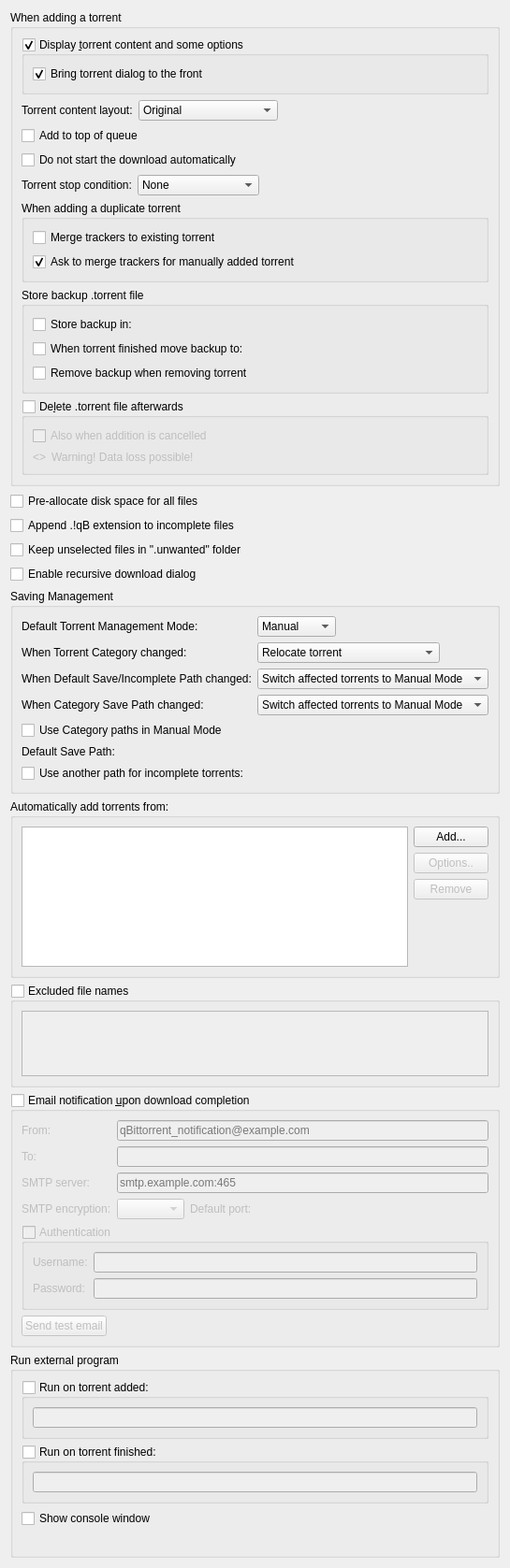
          <widget class="QWidget" name="scrollAreaWidgetContents_2">
           <property name="geometry">
            <rect>
             <x>0</x>
             <y>0</y>
             <width>539</width>
             <height>1457</height>
            </rect>
           </property>
           <layout class="QVBoxLayout" name="verticalLayout">
            <item>
             <widget class="QGroupBox" name="torrentAdditionBox">
              <property name="title">
               <string>When adding a torrent</string>
              </property>
              <layout class="QVBoxLayout" name="torrentAdditionBoxLayout">
               <item>
                <widget class="QGroupBox" name="checkAdditionDialog">
                 <property name="title">
                  <string>Display &amp;torrent content and some options</string>
                 </property>
                 <property name="checkable">
                  <bool>true</bool>
                 </property>
                 <layout class="QVBoxLayout" name="verticalLayout_18">
                  <item>
                   <widget class="QCheckBox" name="checkAdditionDialogFront">
                    <property name="text">
                     <string>Bring torrent dialog to the front</string>
                    </property>
                    <property name="checked">
                     <bool>true</bool>
                    </property>
                   </widget>
                  </item>
                 </layout>
                </widget>
               </item>
               <item>
                <layout class="QHBoxLayout" name="horizontalLayout_19">
                 <item>
                  <widget class="QLabel" name="contentLayoutLabel">
                   <property name="text">
                    <string>Torrent content layout:</string>
                   </property>
                  </widget>
                 </item>
                 <item>
                  <widget class="QComboBox" name="contentLayoutComboBox">
                   <property name="currentIndex">
                    <number>0</number>
                   </property>
                   <item>
                    <property name="text">
                     <string>Original</string>
                    </property>
                   </item>
                   <item>
                    <property name="text">
                     <string>Create subfolder</string>
                    </property>
                   </item>
                   <item>
                    <property name="text">
                     <string>Don't create subfolder</string>
                    </property>
                   </item>
                  </widget>
                 </item>
                 <item>
                  <spacer name="horizontalSpacer_20">
                   <property name="orientation">
                    <enum>Qt::Orientation::Horizontal</enum>
                   </property>
                   <property name="sizeHint" stdset="0">
                    <size>
                     <width>40</width>
                     <height>20</height>
                    </size>
                   </property>
                  </spacer>
                 </item>
                </layout>
               </item>
               <item>
                <widget class="QCheckBox" name="checkAddToQueueTop">
                 <property name="toolTip">
                  <string>The torrent will be added to the top of the download queue</string>
                 </property>
                 <property name="text">
                  <string extracomment="The torrent will be added to the top of the download queue">Add to top of queue</string>
                 </property>
                </widget>
               </item>
               <item>
                <widget class="QCheckBox" name="checkAddStopped">
                 <property name="toolTip">
                  <string>The torrent will be added to download list in a stopped state</string>
                 </property>
                 <property name="text">
                  <string extracomment="The torrent will be added to download list in a stopped state">Do not start the download automatically</string>
                 </property>
                </widget>
               </item>
               <item>
                <layout class="QHBoxLayout" name="stopConditionLayout">
                 <item>
                  <widget class="QLabel" name="stopConditionLabel">
                   <property name="text">
                    <string>Torrent stop condition:</string>
                   </property>
                  </widget>
                 </item>
                 <item>
                  <widget class="QComboBox" name="stopConditionComboBox">
                   <property name="currentIndex">
                    <number>0</number>
                   </property>
                   <item>
                    <property name="text">
                     <string>None</string>
                    </property>
                   </item>
                   <item>
                    <property name="text">
                     <string>Metadata received</string>
                    </property>
                   </item>
                   <item>
                    <property name="text">
                     <string>Files checked</string>
                    </property>
                   </item>
                  </widget>
                 </item>
                 <item>
                  <spacer name="stopConditionSpacer">
                   <property name="orientation">
                    <enum>Qt::Orientation::Horizontal</enum>
                   </property>
                   <property name="sizeHint" stdset="0">
                    <size>
                     <width>40</width>
                     <height>20</height>
                    </size>
                   </property>
                  </spacer>
                 </item>
                </layout>
               </item>
               <item>
                <widget class="QGroupBox" name="duplicateTorrentGroup">
                 <property name="title">
                  <string>When adding a duplicate torrent</string>
                 </property>
                 <layout class="QVBoxLayout" name="duplicateTorrentBoxLayout">
                  <item>
                   <widget class="QCheckBox" name="checkMergeTrackers">
                    <property name="text">
                     <string>Merge trackers to existing torrent</string>
                    </property>
                    <property name="checked">
                     <bool>false</bool>
                    </property>
                   </widget>
                  </item>
                  <item>
                   <widget class="QCheckBox" name="checkConfirmMergeTrackers">
                    <property name="text">
                     <string>Ask to merge trackers for manually added torrent</string>
                    </property>
                    <property name="checked">
                     <bool>true</bool>
                    </property>
                   </widget>
                  </item>
                 </layout>
                </widget>
               </item>
               <item>
                <widget class="QGroupBox" name="backupTorrentFileGroupBox">
                 <property name="title">
                  <string>Store backup .torrent file</string>
                 </property>
                 <layout class="QGridLayout" name="backupTorrentFileLayout">
                  <item row="0" column="0">
                   <widget class="QCheckBox" name="backupDirCheckBox">
                    <property name="text">
                     <string>Store backup in:</string>
                    </property>
                   </widget>
                  </item>
                  <item row="0" column="1">
                   <widget class="FileSystemPathLineEdit" name="backupDirPathEdit" native="true"/>
                  </item>
                  <item row="1" column="0">
                   <widget class="QCheckBox" name="finishedBackupDirCheckBox">
                    <property name="text">
                     <string>When torrent finished move backup to:</string>
                    </property>
                   </widget>
                  </item>
                  <item row="1" column="1">
                   <widget class="FileSystemPathLineEdit" name="finishedBackupDirPathEdit" native="true"/>
                  </item>
                  <item row="2" column="0" colspan="2">
                   <widget class="QCheckBox" name="removeBackupTorrentFileCheckBox">
                    <property name="text">
                     <string>Remove backup when removing torrent</string>
                    </property>
                   </widget>
                  </item>
                 </layout>
                </widget>
               </item>
               <item>
                <widget class="QGroupBox" name="deleteTorrentBox">
                 <property name="toolTip">
                  <string>Whether the .torrent file should be deleted after adding it</string>
                 </property>
                 <property name="title">
                  <string>De&amp;lete .torrent file afterwards </string>
                 </property>
                 <property name="checkable">
                  <bool>true</bool>
                 </property>
                 <property name="checked">
                  <bool>false</bool>
                 </property>
                 <layout class="QVBoxLayout" name="deleteTorrentBoxLayout">
                  <item>
                   <widget class="QCheckBox" name="deleteCancelledTorrentBox">
                    <property name="toolTip">
                     <string>Also delete .torrent files whose addition was cancelled</string>
                    </property>
                    <property name="text">
                     <string>Also when addition is cancelled</string>
                    </property>
                   </widget>
                  </item>
                  <item>
                   <layout class="QHBoxLayout" name="deleteTorrentWarningLayout">
                    <item>
                     <widget class="QLabel" name="deleteTorrentWarningIcon">
                      <property name="sizePolicy">
                       <sizepolicy hsizetype="Fixed" vsizetype="Preferred">
                        <horstretch>0</horstretch>
                        <verstretch>0</verstretch>
                       </sizepolicy>
                      </property>
                      <property name="text">
                       <string notr="true">&lt;&gt;</string>
                      </property>
                     </widget>
                    </item>
                    <item>
                     <widget class="QLabel" name="deleteTorrentWarningLabel">
                      <property name="text">
                       <string>Warning! Data loss possible!</string>
                      </property>
                     </widget>
                    </item>
                   </layout>
                  </item>
                 </layout>
                </widget>
               </item>
              </layout>
             </widget>
            </item>
            <item>
             <widget class="QCheckBox" name="checkPreallocateAll">
              <property name="toolTip">
               <string>Allocate full file sizes on disk before starting downloads, to minimize fragmentation. Only useful for HDDs.</string>
              </property>
              <property name="text">
               <string>Pre-allocate disk space for all files</string>
              </property>
             </widget>
            </item>
            <item>
             <widget class="QCheckBox" name="checkAppendqB">
              <property name="text">
               <string>Append .!qB extension to incomplete files</string>
              </property>
             </widget>
            </item>
            <item>
             <widget class="QCheckBox" name="checkUnwantedFolder">
              <property name="text">
               <string>Keep unselected files in &quot;.unwanted&quot; folder</string>
              </property>
             </widget>
            </item>
            <item>
             <widget class="QCheckBox" name="checkRecursiveDownload">
              <property name="toolTip">
               <string>When a torrent is downloaded, offer to add torrents from any .torrent files found inside it</string>
              </property>
              <property name="text">
               <string>Enable recursive download dialog</string>
              </property>
             </widget>
            </item>
            <item>
             <widget class="QGroupBox" name="groupSavingManagement">
              <property name="title">
               <string>Saving Management</string>
              </property>
              <layout class="QVBoxLayout" name="groupSavingManagementLayout">
               <item>
                <layout class="QGridLayout" name="gridLayout_3">
                 <item row="0" column="0">
                  <widget class="QLabel" name="label_40">
                   <property name="text">
                    <string>Default Torrent Management Mode:</string>
                   </property>
                  </widget>
                 </item>
                 <item row="0" column="1">
                  <layout class="QHBoxLayout" name="horizontalLayout_70">
                   <property name="spacing">
                    <number>10</number>
                   </property>
                   <item>
                    <widget class="QComboBox" name="comboSavingMode">
                     <property name="toolTip">
                      <string>Automatic: Various torrent properties (e.g. save path) will be decided by the associated category
Manual: Various torrent properties (e.g. save path) must be assigned manually</string>
                     </property>
                     <item>
                      <property name="text">
                       <string>Manual</string>
                      </property>
                     </item>
                     <item>
                      <property name="text">
                       <string>Automatic</string>
                      </property>
                     </item>
                    </widget>
                   </item>
                   <item>
                    <spacer name="horizontalSpacer_160">
                     <property name="orientation">
                      <enum>Qt::Orientation::Horizontal</enum>
                     </property>
                     <property name="sizeHint" stdset="0">
                      <size>
                       <width>40</width>
                       <height>20</height>
                      </size>
                     </property>
                    </spacer>
                   </item>
                  </layout>
                 </item>
                 <item row="1" column="0">
                  <widget class="QLabel" name="labelTorrentCategoryChanged">
                   <property name="text">
                    <string>When Torrent Category changed:</string>
                   </property>
                  </widget>
                 </item>
                 <item row="1" column="1">
                  <layout class="QHBoxLayout" name="horizontalLayout_14">
                   <item>
                    <widget class="QComboBox" name="comboTorrentCategoryChanged">
                     <item>
                      <property name="text">
                       <string>Relocate torrent</string>
                      </property>
                     </item>
                     <item>
                      <property name="text">
                       <string>Switch torrent to Manual Mode</string>
                      </property>
                     </item>
                    </widget>
                   </item>
                   <item>
                    <spacer name="horizontalSpacer_17">
                     <property name="orientation">
                      <enum>Qt::Orientation::Horizontal</enum>
                     </property>
                     <property name="sizeHint" stdset="0">
                      <size>
                       <width>40</width>
                       <height>20</height>
                      </size>
                     </property>
                    </spacer>
                   </item>
                  </layout>
                 </item>
                 <item row="2" column="0">
                  <widget class="QLabel" name="labelCategoryDefaultPathChanged">
                   <property name="text">
                    <string>When Default Save/Incomplete Path changed:</string>
                   </property>
                  </widget>
                 </item>
                 <item row="2" column="1">
                  <layout class="QHBoxLayout" name="horizontalLayout_15">
                   <item>
                    <widget class="QComboBox" name="comboCategoryDefaultPathChanged">
                     <property name="currentIndex">
                      <number>1</number>
                     </property>
                     <item>
                      <property name="text">
                       <string>Relocate affected torrents</string>
                      </property>
                     </item>
                     <item>
                      <property name="text">
                       <string>Switch affected torrents to Manual Mode</string>
                      </property>
                     </item>
                    </widget>
                   </item>
                   <item>
                    <spacer name="horizontalSpacer_18">
                     <property name="orientation">
                      <enum>Qt::Orientation::Horizontal</enum>
                     </property>
                     <property name="sizeHint" stdset="0">
                      <size>
                       <width>40</width>
                       <height>20</height>
                      </size>
                     </property>
                    </spacer>
                   </item>
                  </layout>
                 </item>
                 <item row="3" column="0">
                  <widget class="QLabel" name="labelCategoryChanged">
                   <property name="text">
                    <string>When Category Save Path changed:</string>
                   </property>
                  </widget>
                 </item>
                 <item row="3" column="1">
                  <layout class="QHBoxLayout" name="horizontalLayout_17">
                   <item>
                    <widget class="QComboBox" name="comboCategoryChanged">
                     <property name="currentIndex">
                      <number>1</number>
                     </property>
                     <item>
                      <property name="text">
                       <string>Relocate affected torrents</string>
                      </property>
                     </item>
                     <item>
                      <property name="text">
                       <string>Switch affected torrents to Manual Mode</string>
                      </property>
                     </item>
                    </widget>
                   </item>
                   <item>
                    <spacer name="horizontalSpacer_19">
                     <property name="orientation">
                      <enum>Qt::Orientation::Horizontal</enum>
                     </property>
                     <property name="sizeHint" stdset="0">
                      <size>
                       <width>40</width>
                       <height>20</height>
                      </size>
                     </property>
                    </spacer>
                   </item>
                  </layout>
                 </item>
                </layout>
               </item>
               <item>
                <widget class="QCheckBox" name="checkUseCategoryPaths">
                 <property name="toolTip">
                  <string>Resolve relative Save Path against appropriate Category path instead of Default one</string>
                 </property>
                 <property name="text">
                  <string>Use Category paths in Manual Mode</string>
                 </property>
                </widget>
               </item>
               <item>
                <layout class="QGridLayout" name="gridLayout_4">
                 <item row="0" column="0">
                  <widget class="QLabel" name="labelSavePath">
                   <property name="text">
                    <string>Default Save Path:</string>
                   </property>
                  </widget>
                 </item>
                 <item row="0" column="1">
                  <widget class="FileSystemPathLineEdit" name="textSavePath" native="true"/>
                 </item>
                 <item row="1" column="0">
                  <widget class="QCheckBox" name="checkUseDownloadPath">
                   <property name="text">
                    <string>Use another path for incomplete torrents:</string>
                   </property>
                  </widget>
                 </item>
                 <item row="1" column="1">
                  <widget class="FileSystemPathLineEdit" name="textDownloadPath" native="true"/>
                 </item>
                </layout>
               </item>
              </layout>
             </widget>
            </item>
            <item>
             <widget class="QGroupBox" name="groupBox_2">
              <property name="title">
               <string>Automatically add torrents from:</string>
              </property>
              <layout class="QVBoxLayout" name="verticalLayout_38">
               <item>
                <layout class="QHBoxLayout" name="horizontalLayout_16">
                 <item>
                  <widget class="QTreeView" name="scanFoldersView">
                   <property name="sizePolicy">
                    <sizepolicy hsizetype="Expanding" vsizetype="Expanding">
                     <horstretch>0</horstretch>
                     <verstretch>1</verstretch>
                    </sizepolicy>
                   </property>
                   <property name="minimumSize">
                    <size>
                     <width>250</width>
                     <height>150</height>
                    </size>
                   </property>
                   <property name="editTriggers">
                    <set>QAbstractItemView::EditTrigger::AllEditTriggers</set>
                   </property>
                   <property name="selectionMode">
                    <enum>QAbstractItemView::SelectionMode::SingleSelection</enum>
                   </property>
                   <property name="selectionBehavior">
                    <enum>QAbstractItemView::SelectionBehavior::SelectRows</enum>
                   </property>
                   <property name="textElideMode">
                    <enum>Qt::TextElideMode::ElideNone</enum>
                   </property>
                   <property name="rootIsDecorated">
                    <bool>false</bool>
                   </property>
                   <attribute name="headerDefaultSectionSize">
                    <number>80</number>
                   </attribute>
                   <attribute name="headerStretchLastSection">
                    <bool>false</bool>
                   </attribute>
                  </widget>
                 </item>
                 <item>
                  <layout class="QVBoxLayout" name="verticalLayout_37">
                   <item>
                    <widget class="QPushButton" name="addWatchedFolderButton">
                     <property name="text">
                      <string>Add...</string>
                     </property>
                    </widget>
                   </item>
                   <item>
                    <widget class="QPushButton" name="editWatchedFolderButton">
                     <property name="enabled">
                      <bool>false</bool>
                     </property>
                     <property name="text">
                      <string>Options..</string>
                     </property>
                    </widget>
                   </item>
                   <item>
                    <widget class="QPushButton" name="removeWatchedFolderButton">
                     <property name="enabled">
                      <bool>false</bool>
                     </property>
                     <property name="text">
                      <string>Remove</string>
                     </property>
                    </widget>
                   </item>
                   <item>
                    <spacer name="verticalSpacer_6">
                     <property name="orientation">
                      <enum>Qt::Orientation::Vertical</enum>
                     </property>
                     <property name="sizeHint" stdset="0">
                      <size>
                       <width>20</width>
                       <height>40</height>
                      </size>
                     </property>
                    </spacer>
                   </item>
                  </layout>
                 </item>
                </layout>
               </item>
              </layout>
             </widget>
            </item>
            <item>
             <widget class="QGroupBox" name="groupExcludedFileNames">
              <property name="title">
               <string>Excluded file names</string>
              </property>
              <property name="checkable">
               <bool>true</bool>
              </property>
              <property name="checked">
               <bool>false</bool>
              </property>
              <layout class="QVBoxLayout" name="verticalLayout_311">
               <item>
                <widget class="QPlainTextEdit" name="textExcludedFileNames">
                 <property name="toolTip">
                  <string>Blacklist filtered file names from being downloaded from torrent(s).
Files matching any of the filters in this list will have their priority automatically set to &quot;Do not download&quot;.

Use newlines to separate multiple entries. Can use wildcards as outlined below.
*: matches zero or more of any characters.
?: matches any single character.
[...]: sets of characters can be represented in square brackets.

Examples
*.exe: filter '.exe' file extension.
readme.txt: filter exact file name.
?.txt: filter 'a.txt', 'b.txt' but not 'aa.txt'.
readme[0-9].txt: filter 'readme1.txt', 'readme2.txt' but not 'readme10.txt'.</string>
                 </property>
                 <property name="tabChangesFocus">
                  <bool>true</bool>
                 </property>
                 <property name="lineWrapMode">
                  <enum>QPlainTextEdit::LineWrapMode::NoWrap</enum>
                 </property>
                </widget>
               </item>
              </layout>
             </widget>
            </item>
            <item>
             <widget class="QGroupBox" name="groupMailNotification">
              <property name="title">
               <string>Email notification &amp;upon download completion</string>
              </property>
              <property name="checkable">
               <bool>true</bool>
              </property>
              <property name="checked">
               <bool>false</bool>
              </property>
              <layout class="QVBoxLayout" name="verticalLayout_171">
               <item>
                <layout class="QGridLayout" name="gridLayout_9">
                 <item row="0" column="0">
                  <widget class="QLabel" name="label_25">
                   <property name="toolTip">
                    <string>Sender</string>
                   </property>
                   <property name="text">
                    <string comment="From sender">From:</string>
                   </property>
                  </widget>
                 </item>
                 <item row="0" column="1">
                  <widget class="QLineEdit" name="senderEmailTxt">
                   <property name="placeholderText">
                    <string notr="true">qBittorrent_notification@example.com</string>
                   </property>
                  </widget>
                 </item>
                 <item row="1" column="0">
                  <widget class="QLabel" name="label_2">
                   <property name="toolTip">
                    <string>Receiver</string>
                   </property>
                   <property name="text">
                    <string comment="To receiver">To:</string>
                   </property>
                  </widget>
                 </item>
                 <item row="1" column="1">
                  <widget class="QLineEdit" name="lineEditDestEmail"/>
                 </item>
                 <item row="2" column="0">
                  <widget class="QLabel" name="label_3">
                   <property name="text">
                    <string>SMTP server:</string>
                   </property>
                  </widget>
                 </item>
                 <item row="2" column="1">
                  <widget class="QLineEdit" name="lineEditSMTPServer">
                   <property name="placeholderText">
                    <string notr="true">smtp.example.com:465</string>
                   </property>
                  </widget>
                 </item>
                 <item row="3" column="0">
                  <widget class="QLabel" name="labelSMTPEncryption">
                   <property name="text">
                    <string>SMTP encryption:</string>
                   </property>
                  </widget>
                 </item>
                 <item row="3" column="1">
                  <layout class="QHBoxLayout" name="layoutSMTPEncryption">
                   <item>
                    <widget class="QComboBox" name="comboSMTPEncryption"/>
                   </item>
                   <item>
                    <widget class="QLabel" name="labelSMTPEncryptionPortInfo">
                     <property name="text">
                      <string>Default port: </string>
                     </property>
                    </widget>
                   </item>
                   <item>
                    <spacer name="horizontalSMTPEncryptionSpacer">
                     <property name="orientation">
                      <enum>Qt::Orientation::Horizontal</enum>
                     </property>
                     <property name="sizeHint" stdset="0">
                      <size>
                       <width>20</width>
                       <height>20</height>
                      </size>
                     </property>
                    </spacer>
                   </item>
                  </layout>
                 </item>
                </layout>
               </item>
               <item>
                <widget class="QGroupBox" name="groupMailNotifAuth">
                 <property name="title">
                  <string>Authentication</string>
                 </property>
                 <property name="checkable">
                  <bool>true</bool>
                 </property>
                 <property name="checked">
                  <bool>false</bool>
                 </property>
                 <layout class="QFormLayout" name="formLayout_2">
                  <item row="0" column="0">
                   <widget class="QLabel" name="label_7">
                    <property name="text">
                     <string>Username:</string>
                    </property>
                   </widget>
                  </item>
                  <item row="0" column="1">
                   <widget class="QLineEdit" name="mailNotifUsername"/>
                  </item>
                  <item row="1" column="0">
                   <widget class="QLabel" name="label_8">
                    <property name="text">
                     <string>Password:</string>
                    </property>
                   </widget>
                  </item>
                  <item row="1" column="1">
                   <widget class="QLineEdit" name="mailNotifPassword">
                    <property name="echoMode">
                     <enum>QLineEdit::EchoMode::Password</enum>
                    </property>
                   </widget>
                  </item>
                 </layout>
                </widget>
               </item>
               <item>
                <widget class="QPushButton" name="sendTestEmail">
                 <property name="sizePolicy">
                  <sizepolicy hsizetype="Fixed" vsizetype="Fixed">
                   <horstretch>0</horstretch>
                   <verstretch>0</verstretch>
                  </sizepolicy>
                 </property>
                 <property name="text">
                  <string>Send test email</string>
                 </property>
                </widget>
               </item>
              </layout>
             </widget>
            </item>
            <item>
             <widget class="QGroupBox" name="autoRunBox">
              <property name="title">
               <string>Run external program</string>
              </property>
              <layout class="QVBoxLayout" name="verticalLayout_19">
               <item>
                <widget class="QGroupBox" name="groupBoxRunOnAdded">
                 <property name="title">
                  <string>Run on torrent added:</string>
                 </property>
                 <property name="checkable">
                  <bool>true</bool>
                 </property>
                 <property name="checked">
                  <bool>false</bool>
                 </property>
                 <layout class="QVBoxLayout" name="verticalLayout_39">
                  <item>
                   <widget class="QLineEdit" name="lineEditRunOnAdded"/>
                  </item>
                 </layout>
                </widget>
               </item>
               <item>
                <widget class="QGroupBox" name="groupBoxRunOnFinished">
                 <property name="title">
                  <string>Run on torrent finished:</string>
                 </property>
                 <property name="checkable">
                  <bool>true</bool>
                 </property>
                 <property name="checked">
                  <bool>false</bool>
                 </property>
                 <layout class="QVBoxLayout" name="verticalLayout_36">
                  <item>
                   <widget class="QLineEdit" name="lineEditRunOnFinished"/>
                  </item>
                 </layout>
                </widget>
               </item>
               <item>
                <widget class="QCheckBox" name="autoRunConsole">
                 <property name="text">
                  <string>Show console window</string>
                 </property>
                </widget>
               </item>
               <item>
                <widget class="QLabel" name="labelAutoRunParam">
                 <property name="wordWrap">
                  <bool>true</bool>
                 </property>
                </widget>
               </item>
              </layout>
             </widget>
            </item>
           </layout>
          </widget>
